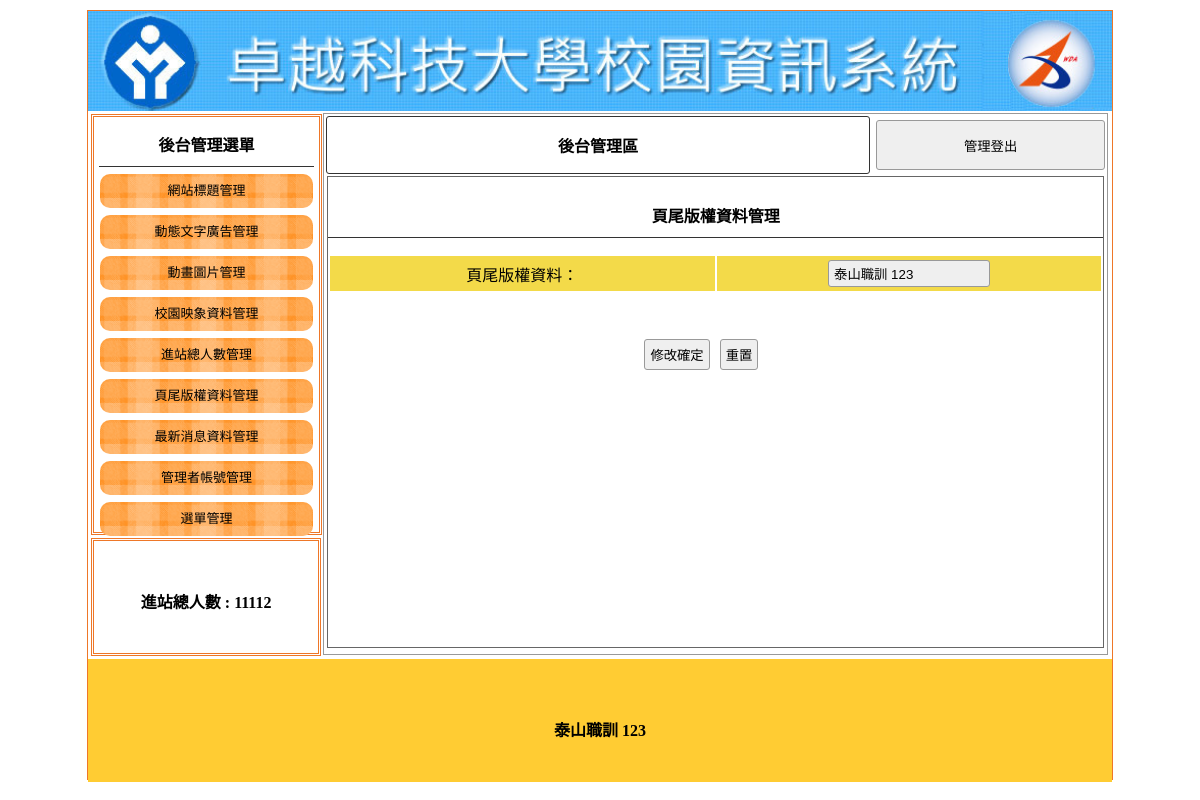
The page /admin.php?do=bottom (signed in) on the database its author committed.
### tables this page shows
CREATE TABLE `title` (
  `id` int(10) UNSIGNED NOT NULL,
  `img` text NOT NULL,
  `text` text NOT NULL,
  `sh` int(1) NOT NULL
);

CREATE TABLE `total` (
  `id` int(10) UNSIGNED NOT NULL,
  `total` int(10) UNSIGNED NOT NULL
);

CREATE TABLE `bottom` (
  `id` int(10) UNSIGNED NOT NULL,
  `bottom` text NOT NULL
);

### base.php (called while the page is built, shortened)
<?php
class DB{
    private $dsn = "mysql:host=localhost;charset=utf8;dbname=db99";
    private $root = "root";
    private $password = "";
    private $table = "";
    private $pdo;
public function __construct($table){
    $this->table = $table;
    $this->pdo = new PDO($this->dsn,$this->root,$this->password);
}
public function find($arg){
    $sql = "select * from $this->table ";
    if(is_array($arg)){
        foreach($arg as $key => $value){
            $tmp[] = sprintf("`%s`='%s'",$key,$value);
        }
        $sql = $sql . " where " . implode("&&",$tmp);
    }else{
        $sql = $sql. " where `id`=" . "'" . $arg . "'";
    }
    return $this->pdo->query($sql)->fetch(PDO::FETCH_ASSOC);
}
}
?>

### admin.php (the view, shortened to what this page needs)
<?php
include_once "base.php";
?>
<!DOCTYPE html PUBLIC "-//W3C//DTD XHTML 1.0 Transitional//EN" "http://www.w3.org/TR/xhtml1/DTD/xhtml1-transitional.dtd">
<html xmlns="http://www.w3.org/1999/xhtml">
<head>
	<link href="./css/css.css" rel="stylesheet" type="text/css">
</head>
<body>
	<div id="main">
		<?php
			$title = new DB('title');
			$ti = $title->find(['sh'=>1]);
		?>
		<a title="<?= $ti['text'];  ?>" href="index.php">
			<div class="ti" style="background:url(&#39;img/<?= $ti['img'];?>&#39;); background-size:cover;"></div>
		</a>
		<div id="ms">
			<div id="lf" style="float:left;">
				<div id="menuput" class="dbor">
					<span class="t botli">後台管理選單</span>
					<a style="color:#000; font-size:13px; text-decoration:none;" href="?do=title">
						<div class="mainmu">
							網站標題管理 </div>
					</a>
					<a style="color:#000; font-size:13px; text-decoration:none;" href="?do=ad">
						<div class="mainmu">
							動態文字廣告管理 </div>
					</a>
					<a style="color:#000; font-size:13px; text-decoration:none;" href="?do=mvim">
						<div class="mainmu">
							動畫圖片管理 </div>
					</a>
					<a style="color:#000; font-size:13px; text-decoration:none;" href="?do=image">
						<div class="mainmu">
							校園映象資料管理 </div>
					</a>
					<a style="color:#000; font-size:13px; text-decoration:none;" href="?do=total">
						<div class="mainmu">
							進站總人數管理 </div>
					</a>
					<a style="color:#000; font-size:13px; text-decoration:none;" href="?do=bottom">
						<div class="mainmu">
							頁尾版權資料管理 </div>
					</a>
					<a style="color:#000; font-size:13px; text-decoration:none;" href="?do=news">
						<div class="mainmu">
							最新消息資料管理 </div>
					</a>
					<a style="color:#000; font-size:13px; text-decoration:none;" href="?do=admin">
						<div class="mainmu">
							管理者帳號管理 </div>
					</a>
					<a style="color:#000; font-size:13px; text-decoration:none;" href="?do=menu">
						<div class="mainmu">
							選單管理 </div>
					</a>
				</div>
				<div class="dbor" style="margin:3px; width:95%; height:20%; line-height:100px;">
					<span class="t">進站總人數 :
					<?php
						$total = new DB("total");
						$tt = $total->find(1);
						echo $tt['total'];
					?>
					</span>
				</div>
			</div>
			<div class="di" style="height:540px; border:#999 1px solid; width:76.5%; margin:2px 0px 0px 0px; float:left; position:relative; left:20px;">
				<table width="100%">
					<tbody>
						<tr>
							<td style="width:70%;font-weight:800; border:#333 1px solid; border-radius:3px;" class="cent"><a href="?do=admin" style="color:#000; text-decoration:none;">後台管理區</a></td>
							<td><button onclick="location.replace(&#39;api/logout.php&#39;)" style="width:99%; margin-right:2px; height:50px;">管理登出</button></td>
						</tr>
					</tbody>
				</table>
	<?php
	$do = (!empty($_GET['do'])) ? $_GET['do'] : 'title';
	$file = 'backend/' . $do . ".php";
	if (file_exists($file)) {
		include $file;
	} else {
		include "backend/title.php";
	}
	?>
			</div>
		</div>
		<div style="width:1024px; left:0px; position:relative; background:#FC3; margin-top:4px; height:123px; display:block;">
			<span class="t" style="line-height:123px;">
			<?php
				$db = new DB('bottom');
				$ff = $db->find(1);
				echo $ff['bottom'];
			?>
			</span>
		</div>
	</div>
</body>
</html>

### backend/bottom.php
<div style="width:99%; height:87%; margin:auto; overflow:auto; border:#666 1px solid;">
    <p class="t cent botli">頁尾版權資料管理</p>
    <form method="post" action="api/edit_bt.php">
        <table width="100%">
            <tbody>
                <tr class="yel">
                    <td width="50%">頁尾版權資料：</td>
                    <?php
                    $table = $do;
                    $db = new DB($table);
                    $tt = $db->find(1);
                    ?>
                    <td width="50%"><input type="text" name="bottom" value="<?= $tt['bottom']; ?>"></td>
                </tr>
            </tbody>
        </table>
        <table style="margin-top:40px; width:70%;">
            <tbody>
                <tr>
                    <td width="200px"><input type="hidden" name="table" value=<?= $table ?>></td>
                    <td class="cent"><input type="submit" value="修改確定">
                    <input type="reset" value="重置"></td>
                </tr>
            </tbody>
        </table>
    </form>
</div>

### css/css.css (style rules this page uses)
body { padding:0px; margin:0px; }
#main { width:1024px; height:768px; margin:10px auto 10px auto; border:#EE7728 1px solid; position:relative; }
.ti { width:100%; height:100px; position:relative; background-size:cover; background-repeat:no-repeat; }
.dbor { border:#EE7728 double 3px; margin:1px; padding:2px 10px 2px 10px; }
.t { font-weight:800; display:block; text-align:center; padding:10px 1px 10px 1px; }
.botli { border-bottom:#333 1px solid; }
.mainmu { position:relative; border-radius:10px; background:url(../icon/menu.fw.png) center no-repeat; background-size:cover; line-height:30px; padding:2px 10px 2px 10px; margin:7px 1px 7px 1px; height: 30px; text-align: center; }
#lf { height:540px; width:21%; display:inline-block; }
#menuput { width:100%; height:75%; position:relative; padding:5px; display:block; margin: 3px; }
.di { display:inline-block; }
.cent { text-align:center; }
input,button { border:#999 1px solid; border-radius:3px; background:#EFEFEF; padding:5px; margin:3px; }
input[type=text],input[type=password] { width:150px; }
.yel td { background:#F3DA49; text-align:center; }

### rows shown on the page
title: img (picture)
total: total "11112"
bottom: bottom "泰山職訓 123"
